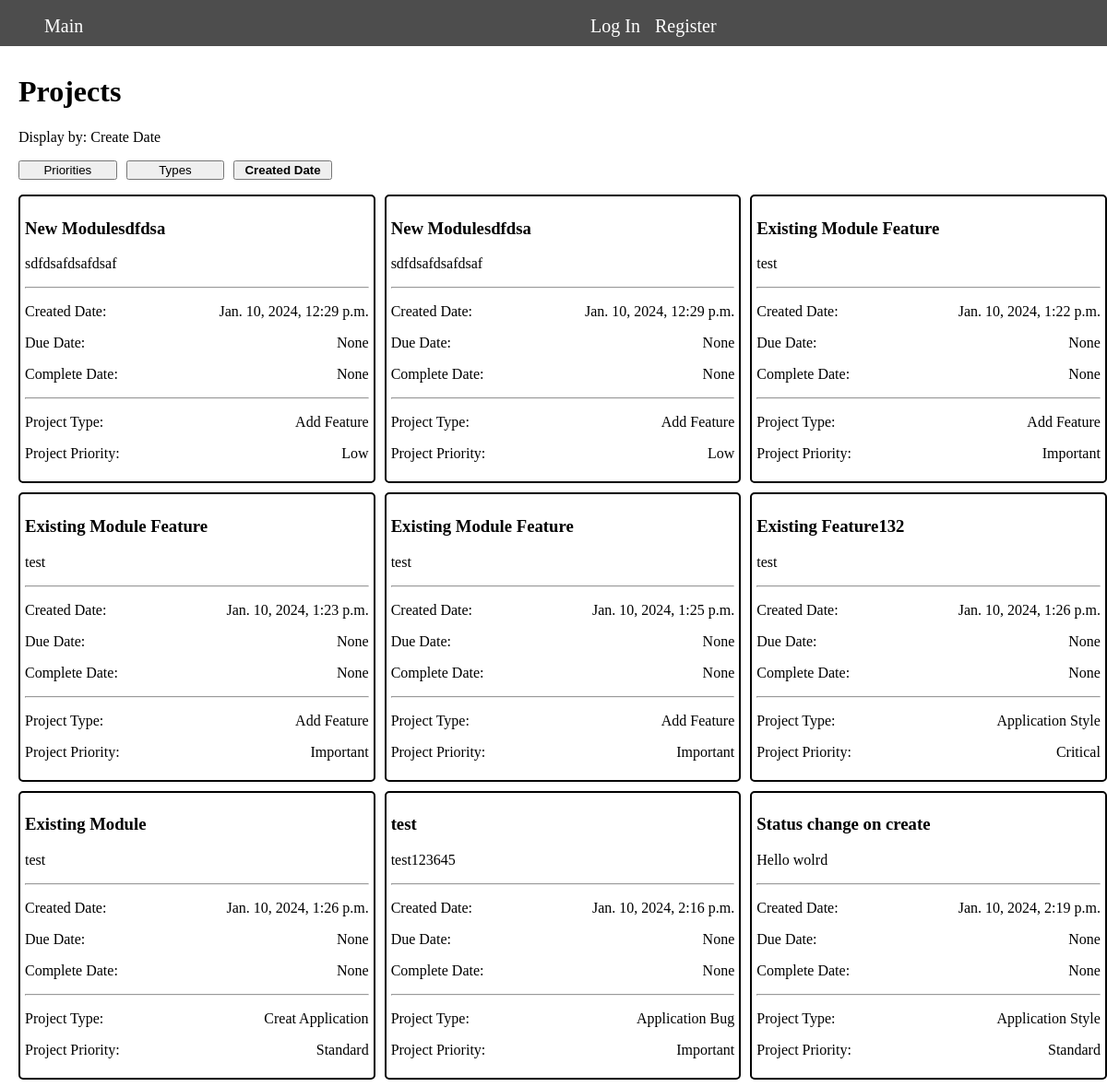
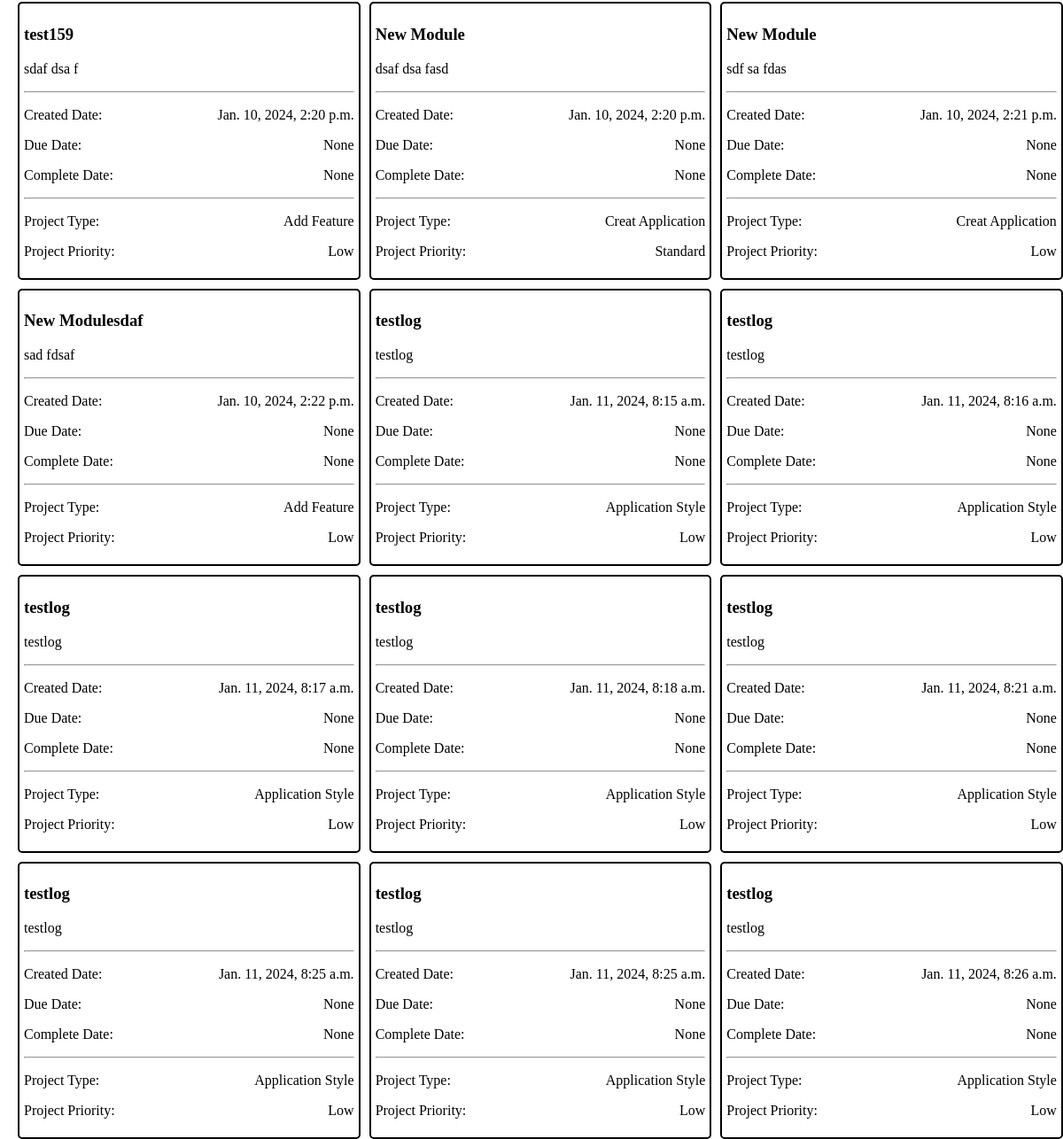
The page / on the database its author committed (2 pictures, top to bottom).
### projectsmanager/models.py (models this page shows, shortened)
class Projects(models.Model):
    name            = models.CharField(max_length=200)
    descript        = models.CharField(max_length=1024)
    status          = models.CharField(max_length=50, default='open')
    completeddate   = models.DateTimeField(null=True, blank=True)
    DueDate         = models.DateTimeField(null=True, blank=True)
    priority        = models.ForeignKey(Priority, on_delete=models.CASCADE)
    type            = models.ForeignKey(Type, on_delete=models.CASCADE)
    staffadd        = models.ForeignKey(User, related_name='project_addedstaff', on_delete=models.CASCADE,null=True, blank=True )
    addeddate       = models.DateTimeField('date published', editable=False, auto_now_add=True)
    staffdelete     = models.ForeignKey(User, related_name='project_deletedstaff', on_delete=models.CASCADE,null=True, blank=True )
    removedate      = models.DateTimeField(null=True, blank=True)
    isDeleted       = models.BooleanField(default=False)

### projectsmanager/views.py (the view)
# urls.py: path('', views.index, name='index'),
def index(request):
    user            = request.user
    projectz        = SignedProject(user.id) if user.is_authenticated else ShowAllProject()
    displayby       = CheckCookie(request)
    displaytitle    = {"priority": "Priority", "type": "Type"}.get(displayby, "Create Date")
    orderbyz        = {"priority": "level", "type": "typename"}.get(displayby, "addeddate")
    print( projectz )
    projectz.sort(key = lambda x:x[orderbyz])
    return render(request, "projects/main.html",{"projects": projectz, "displayby": displaytitle})

### projectsmanager/SQL.py (called while the page is built)
def dictfetchall(cursor):
    columns = [col[0] for col in cursor.description]
    return [
        dict(zip(columns, row))
        for row in cursor.fetchall()
    ]

### projectsmanager/functions.py (called while the page is built)
def CheckCookie(request):
    displayby = request.COOKIES.get('project_by')
    return displayby if displayby in ["priority", "type"] else "date"

### projectsmanager/templates/projects/Main.html (shortened to what this page needs)
{% extends "projects/layout.html" %}
{% load static %}
{% block styles %}
    <link href="{% static "css/listproject.css" %}?time={% now "u" %}" rel="stylesheet">
{% endblock %}
{% block body %}
<div class="project_main_ctn">
    <h1>
    {% if user.is_authenticated %}
        Your Projects
    {% else %}
        Projects
    {% endif %}
    </h1>
    <div>Display by: {{ displayby }}</div>
    <ul class="display_by_ctn">
        <li class="display_by" data-by="priority" >
            <button>
            {% if request.COOKIES.project_by == "priority" %}
                <strong>Priorities</strong>
            {% else %}
                Priorities
            {% endif %}
            </button>
        </li>
        <li class="display_by" data-by="type">
            <button>
            {% if request.COOKIES.project_by == "type" %}
                <strong>Types</strong>
            {% else %}
                Types
            {% endif %}
            </button>
        </li>
        <li class="display_by" data-by="date">
            <button>
            {% if request.COOKIES.project_by != "priority" and  request.COOKIES.project_by != "type" %}
                <strong>Created Date</strong>
            {% else %}
                Created Date
            {% endif %}
            </button>
        </li>
    </ul>
    <div class="project_list">
    {% for project in projects %}
        <div class="project_ctn">
            <h3>{{project.projectname}}</h3>
            <p>{{project.projectdescript}}</p>
            <hr>
            <p class="two_span"><span>Created Date:</span><span>{{project.addeddate}}</span></p>
            <p class="two_span"><span>Due Date:</span><span>{{project.DueDate}}</span></p>
            <p class="two_span"><span>Complete Date:</span><span>{{project.completeddate}}</span></p>
            <hr>
            <p class="two_span"><span>Project Type:</span><span title="{{project.typedescript}}">{{project.typename}}</span></p>
            <p class="two_span"><span>Project Priority:</span><span >{{project.priorityname}}</span></p>
        </div>
    {% empty %}
        <h3>No Open Projects</h3>
    {% endfor %}
    </div>
</div>
{% endblock %}

### projectsmanager/templates/projects/layout.html (shortened to what this page needs)
{% load static %}
<!DOCTYPE html>
<html>
    <head>
        <link href="{% static "css/color.css" %}?time={% now "u" %}" rel="stylesheet">
        <link href="{% static "css/main.css" %}?time={% now "u" %}" rel="stylesheet">
        {% block styles %}
        {% endblock %}
    </head>
    <body>
        <nav class="navbar navbar-expand-lg navbar-light bg-light">
            <div class="left_nav" data-t="{% if user.is_authenticated %}3{% else %}1{% endif %}">
                <ul class="navbar-nav mr-auto">
                    <li class="nav-item">
                        <a class="navbar-brand" href="/">Main</a>
                    </li>
                </ul>
            </div>
            <div class="right_nav">
              <ul class="navbar-nav mr-auto" data-t="2">
                {% if user.is_authenticated %}
                    <li class="nav-item">
                        <div class="nav-link" data-id="{{ user.id }}" >{{ user.username }}</div>
                    </li>
                    <li class="nav-item">
                        <a class="nav-link" href="{% url 'logout' %}">Log Out</a>
                    </li>
                {% else %}
                    <li class="nav-item">
                        <a class="nav-link" href="{% url 'login' %}">Log In</a>
                    </li>
                    <li class="nav-item">
                        <a class="nav-link" href="{% url 'register' %}">Register</a>
                    </li>
                {% endif %}
              </ul>
            </div>
          </nav>
        {% block body %}
        {% endblock %}
    <body>
<html>

### projectsmanager/static/css/color.css (style rules this page uses)
:root { --white_text: rgb(255, 255, 255); --black_text: rgb(0, 0, 0); --black_border: rgb(0, 0, 0); }

### projectsmanager/static/css/main.css (style rules this page uses)
html, body { height: 100%; width: 100%; }
html * { box-sizing: border-box; position: relative; }
body { margin: 0px; }
nav.navbar { height: 50px; background-color: rgb(77, 77, 77); padding: 8px; display: grid; grid-template-columns: repeat(2, auto); }
nav.navbar > a, nav.navbar li, nav.navbar li a { color: var(--white_text); font-size: 20px; text-decoration: none; line-height: 2; }
nav.navbar > div.left_nav, nav.navbar > div.right_nav { width: fit-content; }
ul.navbar-nav.mr-auto { display: grid; width: 180px; margin: 0px; }
nav.navbar > div.right_nav ul.navbar-nav { grid-template-columns: repeat(2,50%); }
nav.navbar > div.left_nav ul.navbar-nav { grid-template-columns: 100%; }
ul.navbar-nav.mr-auto li { list-style-type: none; }

### projectsmanager/static/css/listproject.css (style rules this page uses)
.project_main_ctn { width: 100%; height: calc(100% - 50px); padding: 10px 20px; }
.project_main_ctn .display_by_ctn { display: grid; grid-template-columns: repeat(3, 33.33%); grid-gap: 10px; padding: 0px; width: 320px; }
.project_main_ctn .display_by_ctn li { list-style: none; }
.project_main_ctn .display_by_ctn button { width: 100%; }
.project_main_ctn .project_list { display: grid; grid-template-columns: repeat(3, 33.33%); grid-gap: 10px; }
.project_main_ctn .project_list .project_ctn { border-width: 2px; border-style: solid; border-color: var(--black_border); border-radius: 5px; padding: 5px; }
.project_main_ctn .project_list .project_ctn .two_span { display: grid; grid-template-columns: repeat(2, 50%); }
.project_main_ctn .project_list .project_ctn .two_span span:last-child { text-align: right; }

### rows shown on the page
Projects: projectname "Existing Feature132", projectdescript "test", addeddate "Jan. 10, 2024, 1:26 p.m.", DueDate "None", completeddate "None", typename "Application Style", priorityname "Critical"
Projects: projectname "Existing Module", projectdescript "test", addeddate "Jan. 10, 2024, 1:26 p.m.", DueDate "None", completeddate "None", typename "Creat Application", priorityname "Standard"
Projects: projectname "test", projectdescript "test123645", addeddate "Jan. 10, 2024, 2:16 p.m.", DueDate "None", completeddate "None", typename "Application Bug", priorityname "Important"
Projects: projectname "Status change on create", projectdescript "Hello wolrd", addeddate "Jan. 10, 2024, 2:19 p.m.", DueDate "None", completeddate "None", typename "Application Style", priorityname "Standard"
Projects: projectname "test159", projectdescript "sdaf dsa f", addeddate "Jan. 10, 2024, 2:20 p.m.", DueDate "None", completeddate "None", typename "Add Feature", priorityname "Low"
Projects: projectname "New Module", projectdescript "dsaf dsa fasd", addeddate "Jan. 10, 2024, 2:20 p.m.", DueDate "None", completeddate "None", typename "Creat Application", priorityname "Standard"
Projects: projectname "New Module", projectdescript "sdf sa fdas", addeddate "Jan. 10, 2024, 2:21 p.m.", DueDate "None", completeddate "None", typename "Creat Application", priorityname "Low"
Projects: projectname "New Modulesdaf", projectdescript "sad fdsaf", addeddate "Jan. 10, 2024, 2:22 p.m.", DueDate "None", completeddate "None", typename "Add Feature", priorityname "Low"

### other values the page prints
{{ displayby }} "Create Date"
{{ project.projectname }} "New Modulesdfdsa" "New Modulesdfdsa" "Existing Module Feature" "Existing Module Feature" "Existing Module Feature" "testlog" "testlog" "testlog" "testlog" "testlog" "testlog" "testlog" "testlog"
{{ project.projectdescript }} "sdfdsafdsafdsaf" "sdfdsafdsafdsaf" "test" "test" "test" "testlog" "testlog" "testlog" "testlog" "testlog" "testlog" "testlog" "testlog"
{{ project.addeddate }} "Jan. 10, 2024, 12:29 p.m." "Jan. 10, 2024, 12:29 p.m." "Jan. 10, 2024, 1:22 p.m." "Jan. 10, 2024, 1:23 p.m." "Jan. 10, 2024, 1:25 p.m." "Jan. 11, 2024, 8:15 a.m." "Jan. 11, 2024, 8:16 a.m." "Jan. 11, 2024, 8:17 a.m." "Jan. 11, 2024, 8:18 a.m." "Jan. 11, 2024, 8:21 a.m." "Jan. 11, 2024, 8:25 a.m." "Jan. 11, 2024, 8:25 a.m." "Jan. 11, 2024, 8:26 a.m."
{{ project.DueDate }} "None" "None" "None" "None" "None" "None" "None" "None" "None" "None" "None" "None" "None"
{{ project.completeddate }} "None" "None" "None" "None" "None" "None" "None" "None" "None" "None" "None" "None" "None"
{{ project.typename }} "Add Feature" "Add Feature" "Add Feature" "Add Feature" "Add Feature" "Application Style" "Application Style" "Application Style" "Application Style" "Application Style" "Application Style" "Application Style" "Application Style"
{{ project.priorityname }} "Low" "Low" "Important" "Important" "Important" "Low" "Low" "Low" "Low" "Low" "Low" "Low" "Low"
